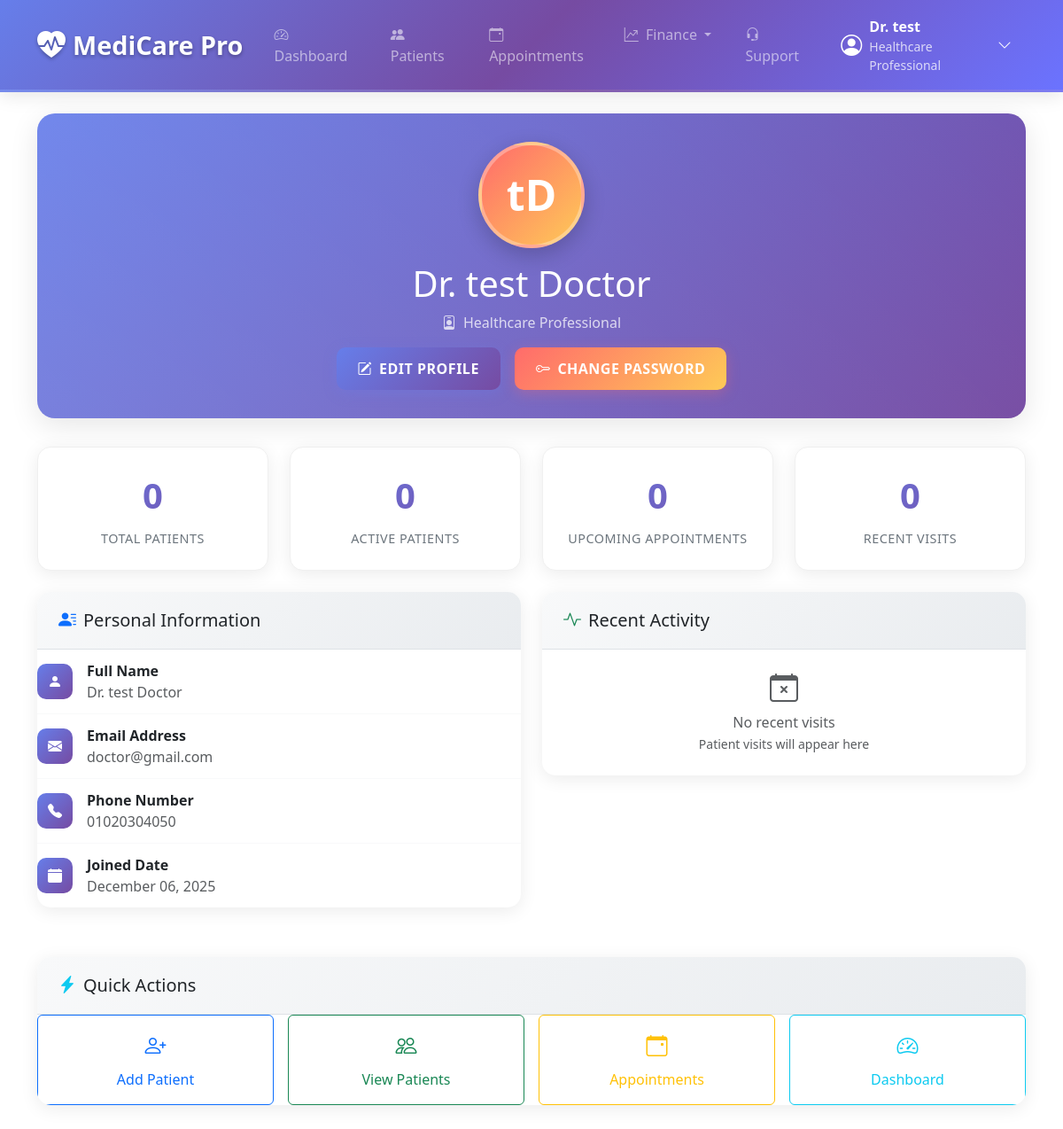
/profile (signed in, upper part), run on an earlier commit of the app's database.
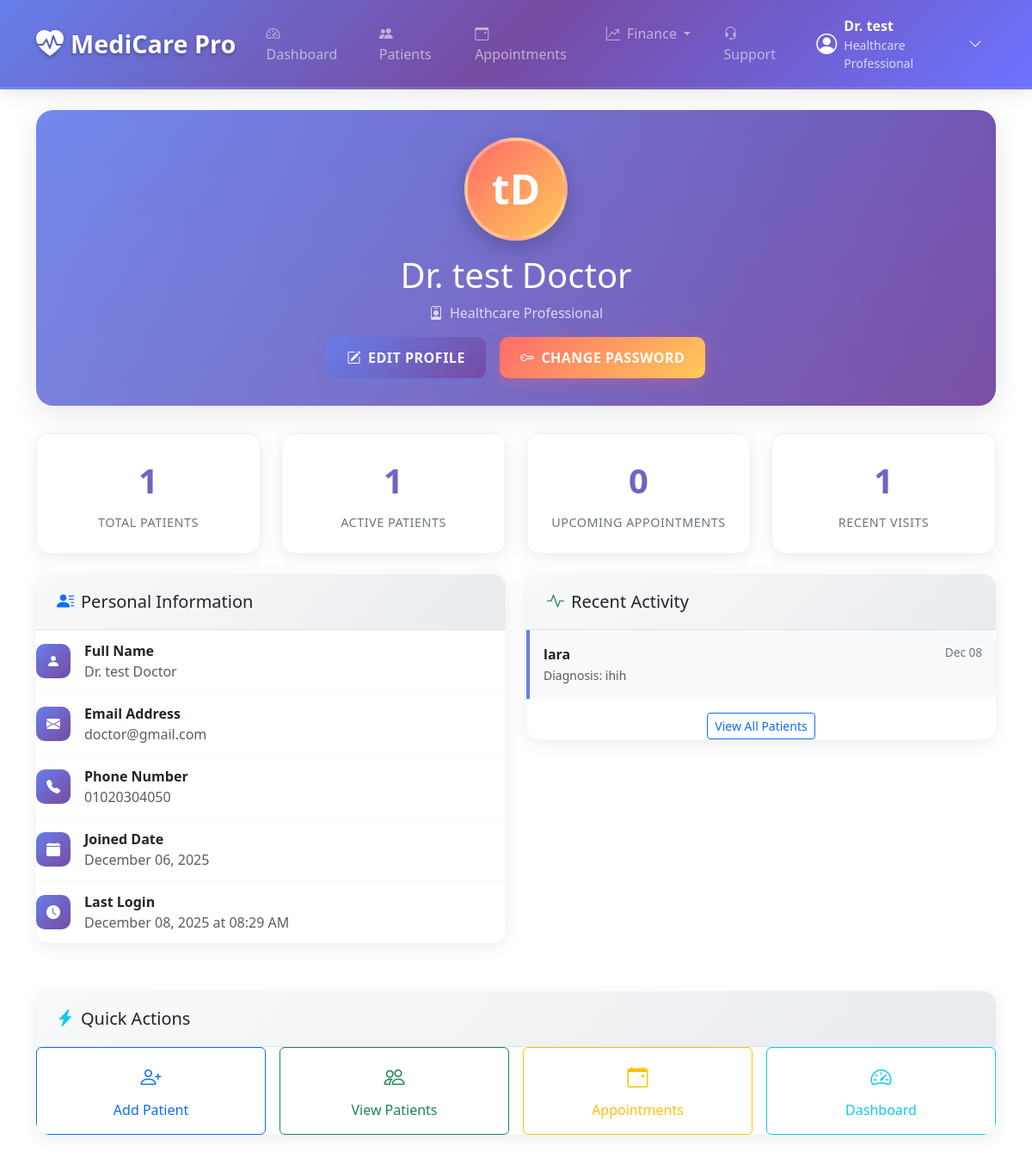
And on a later commit of the database.
### models.py (models this page shows, shortened)
class Doctor(UserMixin, db.Model):
    __tablename__ = 'doctor'
    id = db.Column(db.Integer, primary_key=True)
    clinic_id = db.Column(db.Integer, db.ForeignKey('clinic.id'), nullable=True)
    first_name = db.Column(db.String(100), nullable=False)
    last_name = db.Column(db.String(100), nullable=False)
    email = db.Column(db.String(120), unique=True, nullable=False)
    phone = db.Column(db.String(20), unique=True, nullable=False)
    password = db.Column(db.String(200), nullable=False)
    verified = db.Column(db.Boolean, default=False)
    is_active = db.Column(db.Boolean, default=True)
    role = db.Column(db.String(50), default='doctor')  # doctor, admin
    created_at = db.Column(db.DateTime, default=datetime.utcnow)
    last_login = db.Column(db.DateTime)
    patients = db.relationship('Patient', backref='doctor', lazy=True)

class Visit(db.Model):
    __tablename__ = 'visit'
    id = db.Column(db.Integer, primary_key=True)
    patient_id = db.Column(db.Integer, db.ForeignKey('patient.id'), nullable=False)
    visit_date = db.Column(db.DateTime, nullable=False)
    diagnosis = db.Column(db.Text)
    amount_due = db.Column(db.Float, default=0.0)
    amount_paid = db.Column(db.Float, default=0.0)
    medications = db.Column(db.Text)
    xray_filenames = db.Column(db.Text)  # Store multiple filenames as comma-separated values

class Patient(db.Model):
    __tablename__ = 'patient'
    id = db.Column(db.Integer, primary_key=True)
    doctor_id = db.Column(db.Integer, db.ForeignKey('doctor.id'), nullable=False)
    doctor_patient_id = db.Column(db.Integer, nullable=False)  # Doctor-specific patient ID
    name = db.Column(db.String(100), nullable=False)
    phone = db.Column(db.String(20))
    age = db.Column(db.Integer)
    diagnosis = db.Column(db.String(200))
    medicines = db.Column(db.String(255))
    first_visit = db.Column(db.DateTime)
    next_visit = db.Column(db.DateTime)
    completed = db.Column(db.Boolean, default=False)
    amount_due = db.Column(db.Float, nullable=False, default=0.0)
    amount_paid = db.Column(db.Float, nullable=False, default=0.0)
    xray_filename = db.Column(db.String(255), nullable=True)
    visits = db.relationship('Visit', backref='patient', lazy=True, cascade='all, delete-orphan')
    __table_args__ = (db.UniqueConstraint('doctor_id', 'doctor_patient_id', name='_doctor_patient_id_uc'),)

### app.py (the view)
@app.route('/profile')
@login_required
def profile():
    if not isinstance(current_user, Doctor):
        flash('Access denied. Doctor privileges required.', 'danger')
        return redirect(url_for('login'))
    total_patients = Patient.query.filter_by(doctor_id=current_user.id).count()
    active_patients = Patient.query.filter_by(doctor_id=current_user.id, completed=False).count()
    from datetime import datetime, timedelta
    week_ago = datetime.now() - timedelta(days=7)
    recent_visits = Visit.query.join(Patient).filter(
        Patient.doctor_id == current_user.id,
        Visit.visit_date >= week_ago
    ).order_by(Visit.visit_date.desc()).limit(5).all()
    week_end = datetime.now() + timedelta(days=7)
    upcoming_appointments = Appointment.query.join(Patient).filter(
        Patient.doctor_id == current_user.id,
        Appointment.appointment_date >= datetime.now(),
        Appointment.appointment_date <= week_end,
        Appointment.status == 'scheduled'
    ).order_by(Appointment.appointment_date.asc()).limit(5).all()
    return render_template('profile.html',
                         doctor=current_user,
                         total_patients=total_patients,
                         active_patients=active_patients,
                         recent_visits=recent_visits,
                         upcoming_appointments=upcoming_appointments)

### templates/profile.html (shortened to what this page needs)
{% extends "base.html" %}
{% block content %}
<div class="profile-container">
  <div class="profile-header text-center">
    <div class="profile-avatar">
      {{ doctor.first_name[0] }}{{ doctor.last_name[0] }}
    </div>
    <h1 class="mb-2">Dr. {{ doctor.first_name }} {{ doctor.last_name }}</h1>
    <p class="mb-3 opacity-75">
      {% if doctor.clinic %}
        <i class="bi bi-hospital me-2"></i>{{ doctor.clinic.name }}
      {% else %}
        <i class="bi bi-person-badge me-2"></i>Healthcare Professional
      {% endif %}
    </p>
    <div class="d-flex justify-content-center gap-3 flex-wrap" style="position: relative; z-index: 2;">
      <a href="{{ url_for('edit_profile') }}" class="btn btn-profile btn-profile-primary">
        <i class="bi bi-pencil-square me-2"></i>Edit Profile
      </a>
      <a href="{{ url_for('change_password') }}" class="btn btn-profile btn-profile-secondary">
        <i class="bi bi-key me-2"></i>Change Password
      </a>
    </div>
  </div>
  <div class="row g-4 mb-4">
    <div class="col-md-3 col-sm-6">
      <div class="stat-card">
        <div class="stat-number">{{ total_patients or 0 }}</div>
        <div class="stat-label">Total Patients</div>
      </div>
    </div>
    <div class="col-md-3 col-sm-6">
      <div class="stat-card">
        <div class="stat-number">{{ active_patients or 0 }}</div>
        <div class="stat-label">Active Patients</div>
      </div>
    </div>
    <div class="col-md-3 col-sm-6">
      <div class="stat-card">
        <div class="stat-number">{{ upcoming_appointments|length or 0 }}</div>
        <div class="stat-label">Upcoming Appointments</div>
      </div>
    </div>
    <div class="col-md-3 col-sm-6">
      <div class="stat-card">
        <div class="stat-number">{{ recent_visits|length or 0 }}</div>
        <div class="stat-label">Recent Visits</div>
      </div>
    </div>
  </div>
  <div class="row g-4">
    <div class="col-lg-6">
      <div class="profile-card">
        <div class="card-header-custom">
          <h5 class="mb-0 d-flex align-items-center">
            <i class="bi bi-person-lines-fill me-2 text-primary"></i>
            Personal Information
          </h5>
        </div>
        <div class="card-body p-0">
          <div class="info-item">
            <div class="info-icon">
              <i class="bi bi-person-fill"></i>
            </div>
            <div>
              <strong>Full Name</strong><br>
              <span class="text-muted">Dr. {{ doctor.first_name }} {{ doctor.last_name }}</span>
            </div>
          </div>
          <div class="info-item">
            <div class="info-icon">
              <i class="bi bi-envelope-fill"></i>
            </div>
            <div>
              <strong>Email Address</strong><br>
              <span class="text-muted">{{ doctor.email }}</span>
            </div>
          </div>
          <div class="info-item">
            <div class="info-icon">
              <i class="bi bi-telephone-fill"></i>
            </div>
            <div>
              <strong>Phone Number</strong><br>
              <span class="text-muted">{{ doctor.phone }}</span>
            </div>
          </div>
          <div class="info-item">
            <div class="info-icon">
              <i class="bi bi-calendar-fill"></i>
            </div>
            <div>
              <strong>Joined Date</strong><br>
              <span class="text-muted">{{ doctor.created_at.strftime('%B %d, %Y') if doctor.created_at else 'N/A' }}</span>
            </div>
          </div>
          {% if doctor.last_login %}
          <div class="info-item">
            <div class="info-icon">
              <i class="bi bi-clock-fill"></i>
            </div>
            <div>
              <strong>Last Login</strong><br>
              <span class="text-muted">{{ doctor.last_login.strftime('%B %d, %Y at %I:%M %p') }}</span>
            </div>
          </div>
          {% endif %}
        </div>
      </div>
    </div>
    <div class="col-lg-6">
      <div class="profile-card">
        <div class="card-header-custom">
          <h5 class="mb-0 d-flex align-items-center">
            <i class="bi bi-activity me-2 text-success"></i>
            Recent Activity
          </h5>
        </div>
        <div class="card-body">
          {% if recent_visits %}
            {% for visit in recent_visits %}
              <div class="activity-item">
                <div class="d-flex justify-content-between align-items-start">
                  <div>
                    <strong>{{ visit.patient.name }}</strong><br>
                    <small class="text-muted">
                      {% if visit.diagnosis %}
                        Diagnosis: {{ visit.diagnosis }}
                      {% else %}
                        Regular visit
                      {% endif %}
                    </small>
                  </div>
                  <div class="activity-date">
                    {{ visit.visit_date.strftime('%b %d') }}
                  </div>
                </div>
              </div>
            {% endfor %}
            <div class="text-center mt-3">
              <a href="{{ url_for('patients') }}" class="btn btn-sm btn-outline-primary">
                View All Patients
              </a>
            </div>
          {% else %}
            <div class="text-center text-muted py-4">
              <i class="bi bi-calendar-x h2 d-block mb-2"></i>
              <p class="mb-0">No recent visits</p>
              <small>Patient visits will appear here</small>
            </div>
          {% endif %}
        </div>
      </div>
    </div>
  </div>
  <div class="row g-4 mt-2">
    <div class="col-12">
      <div class="profile-card">
        <div class="card-header-custom">
          <h5 class="mb-0 d-flex align-items-center">
            <i class="bi bi-lightning-charge-fill me-2 text-info"></i>
            Quick Actions
          </h5>
        </div>
        <div class="card-body">
          <div class="row g-3">
            <div class="col-md-3 col-sm-6">
              <a href="{{ url_for('add_patient') }}" class="btn btn-outline-primary w-100 py-3">
                <i class="bi bi-person-plus d-block mb-2 fs-4"></i>
                Add Patient
              </a>
            </div>
            <div class="col-md-3 col-sm-6">
              <a href="{{ url_for('patients') }}" class="btn btn-outline-success w-100 py-3">
                <i class="bi bi-people d-block mb-2 fs-4"></i>
                View Patients
              </a>
            </div>
            <div class="col-md-3 col-sm-6">
              <a href="{{ url_for('calendar') }}" class="btn btn-outline-warning w-100 py-3">
                <i class="bi bi-calendar-event d-block mb-2 fs-4"></i>
                Appointments
              </a>
            </div>
            <div class="col-md-3 col-sm-6">
              <a href="{{ url_for('dashboard') }}" class="btn btn-outline-info w-100 py-3">
                <i class="bi bi-speedometer2 d-block mb-2 fs-4"></i>
                Dashboard
              </a>
            </div>
          </div>
        </div>
      </div>
    </div>
  </div>
</div>
{% endblock %}

### templates/base.html (shortened to what this page needs)
<!DOCTYPE html>
<html lang="en">
<head>
    <link rel="stylesheet" href="https://cdn.jsdelivr.net/npm/bootstrap@5.3.2/dist/css/bootstrap.min.css">
    <link rel="stylesheet" href="https://cdn.jsdelivr.net/npm/bootstrap-icons@1.11.3/font/bootstrap-icons.css">
</head>
<body class="d-flex flex-column min-vh-100">
    <nav class="navbar navbar-expand-lg navbar-dark navbar-custom sticky-top">
      <div class="container">
        <a class="navbar-brand d-flex align-items-center" href="{{ url_for('dashboard') }}">
          <i class="bi bi-heart-pulse-fill fs-2 me-2"></i>
          <span>MediCare Pro</span>
        </a>
        <div class="collapse navbar-collapse" id="navbarMain">
          <ul class="navbar-nav me-auto mb-2 mb-lg-0">
            <li class="nav-item">
              <a class="nav-link" href="{{ url_for('dashboard') }}">
                <i class="bi bi-speedometer2 me-1"></i> Dashboard
              </a>
            </li>
            <li class="nav-item">
              <a class="nav-link" href="{{ url_for('patients') }}">
                <i class="bi bi-people-fill me-1"></i> Patients
              </a>
            </li>
            <li class="nav-item">
              <a class="nav-link" href="{{ url_for('calendar') }}">
                <i class="bi bi-calendar-event me-1"></i> Appointments
              </a>
            </li>
            <li class="nav-item dropdown">
              <a class="nav-link dropdown-toggle" href="#" id="financesDropdown" role="button" data-bs-toggle="dropdown" aria-expanded="false">
                <i class="bi bi-graph-up-arrow me-1"></i> Finance
              </a>
            </li>
            <li class="nav-item">
              <a class="nav-link" href="{{ url_for('contact') }}">
                <i class="bi bi-headset me-1"></i> Support
              </a>
            </li>
          </ul>
          <div class="d-flex align-items-center gap-3">
            {% if current_user.is_authenticated %}
              <div class="dropdown">
                <button class="user-profile d-flex align-items-center border-0 bg-transparent" data-bs-toggle="dropdown" aria-expanded="false" style="color: white;">
                  <i class="bi bi-person-circle fs-4 me-2"></i>
                  <div class="d-flex flex-column text-start">
                    <span class="fw-semibold">Dr. {{ current_user.first_name }}</span>
                    {% if current_user.clinic %}
                      <small class="opacity-75">{{ current_user.clinic.name }}</small>
                    {% else %}
                      <small class="opacity-75">Healthcare Professional</small>
                    {% endif %}
                  </div>
                  <i class="bi bi-chevron-down ms-2"></i>
                </button>
              </div>
            {% endif %}
          </div>
        </div>
      </div>
    </nav>
    <main class="flex-grow-1">
        <div class="container py-4">
            {% block content %}{% endblock %}
        </div>
    </main>
</body>
</html>

What changed in the data, as far as the page shows it:
changed Doctor "test": last_login (not shown) → "December 08, 2025 at 08:29 AM"
added Visit: patient.name "lara", diagnosis "ihih", visit_date "Dec 08"
Also different on the page:
{{ total_patients or 0 }}: "0" → "1"
{{ active_patients or 0 }}: "0" → "1"
{{ recent_visits|length or 0 }}: "0" → "1"
text no longer shown: "No recent visits Patient visits will appear here"
text now shown: "Last Login View All Patients"
